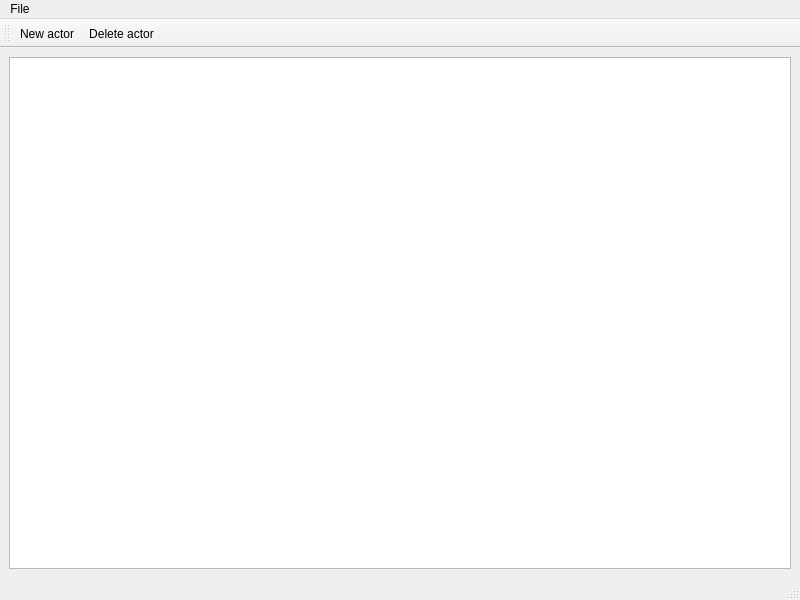
<?xml version="1.0" encoding="UTF-8"?>
<ui version="4.0">
 <class>ActorsEditor</class>
 <widget class="QMainWindow" name="ActorsEditor">
  <property name="geometry">
   <rect>
    <x>0</x>
    <y>0</y>
    <width>800</width>
    <height>600</height>
   </rect>
  </property>
  <property name="windowTitle">
   <string>MainWindow</string>
  </property>
  <widget class="QWidget" name="centralwidget">
   <layout class="QVBoxLayout" name="verticalLayout">
    <item>
     <widget class="QTableWidget" name="aTable"/>
    </item>
   </layout>
  </widget>
  <widget class="QMenuBar" name="menubar">
   <property name="geometry">
    <rect>
     <x>0</x>
     <y>0</y>
     <width>800</width>
     <height>22</height>
    </rect>
   </property>
   <widget class="QMenu" name="menuFile">
    <property name="title">
     <string>File</string>
    </property>
    <addaction name="actionNew"/>
    <addaction name="actionOpen"/>
    <addaction name="actionSave_as"/>
   </widget>
   <addaction name="menuFile"/>
  </widget>
  <widget class="QStatusBar" name="statusbar"/>
  <widget class="QToolBar" name="toolBar">
   <property name="windowTitle">
    <string>toolBar</string>
   </property>
   <attribute name="toolBarArea">
    <enum>TopToolBarArea</enum>
   </attribute>
   <attribute name="toolBarBreak">
    <bool>false</bool>
   </attribute>
   <addaction name="actionNew_actor"/>
   <addaction name="actionDelete_actor"/>
  </widget>
  <action name="actionNew">
   <property name="text">
    <string>New</string>
   </property>
  </action>
  <action name="actionOpen">
   <property name="text">
    <string>Open..</string>
   </property>
  </action>
  <action name="actionSave_as">
   <property name="text">
    <string>Save as..</string>
   </property>
  </action>
  <action name="actionNew_actor">
   <property name="text">
    <string>New actor</string>
   </property>
  </action>
  <action name="actionDelete_actor">
   <property name="text">
    <string>Delete actor</string>
   </property>
  </action>
 </widget>
 <resources/>
 <connections/>
</ui>
